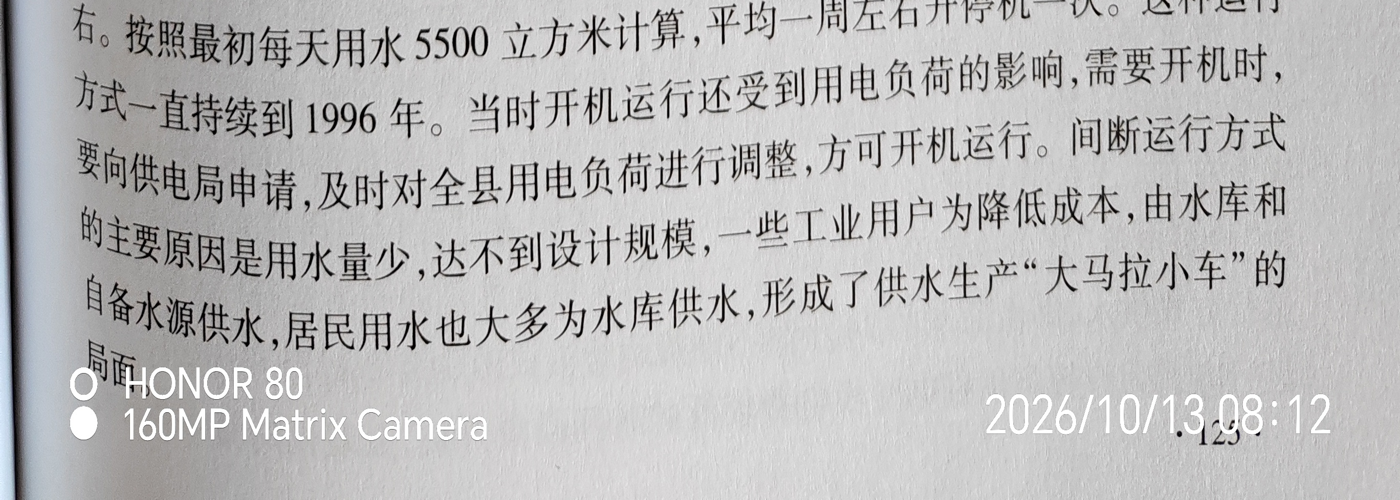
#> input picture tmp/937952e1_bot2.png, 1400 x 500 px, given in place of 9cbff1c753aeca2a27421a04d7a8fdbc.jpg, which was not available
$ python crop3.py
#> lines starting #> are read from the running program, lines starting #| are printed output that depends on the picture; pictures that were not available may be replaced by others from this repository, and a replacement may not be noted
from PIL import Image
for n in ['9cbff1c753aeca2a27421a04d7a8fdbc.jpg','a1a2a852f47c3e145aac0f71838da31d.jpg']:
 im=Image.open('H:/二阶段/图片/'+n).convert('RGB')
#> im is the input picture: PIL image 1400x500 RGB; mean R, G, B 186.2, 185.7, 186.1
 for angle in [90,270]:
  x=im.rotate(angle,expand=True); w,h=x.size
  x.crop((0,int(h*.72),w,int(h*.98))).resize((1200,500)).save(f'H:/Python工程/提水工程项目/tmp/{n[:8]}_{angle}.png')
#> this loop made 2 passes
#> pass 1, `x = im.rotate(angle, expand=True)`:
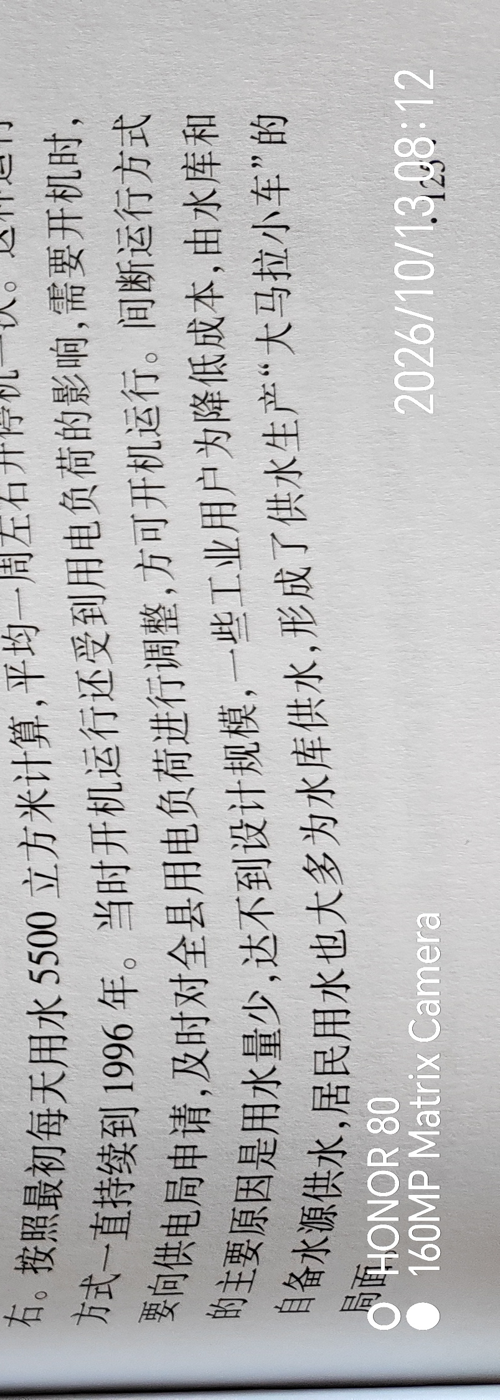
#> x: PIL image 500x1400 RGB; mean R, G, B 186.2, 185.7, 186.1
#> pass 1, `x.crop((0,int(h*.72),w,int(h*.98))).resize((1200,500)).save(f'H:/Pytho..`:
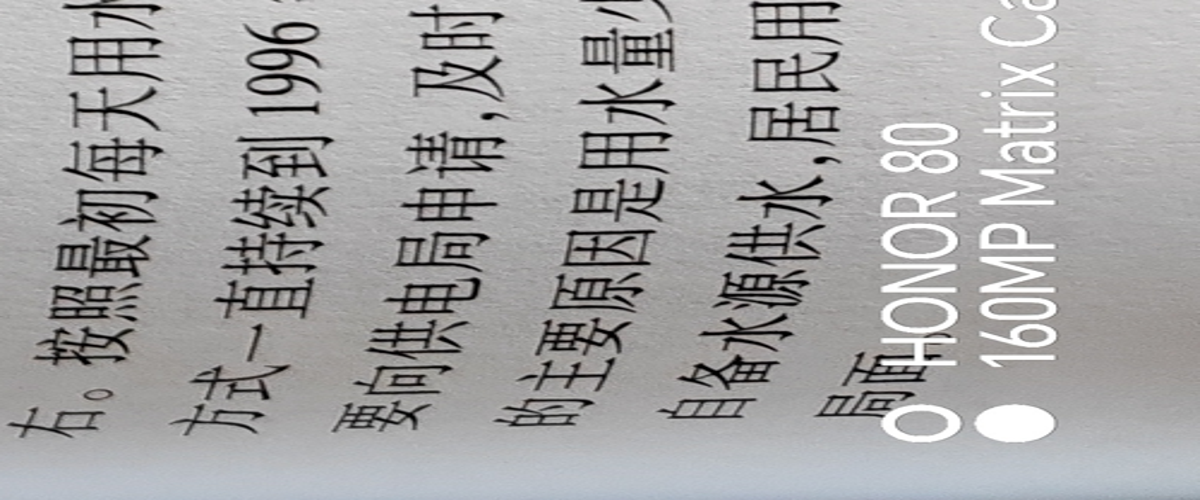
#> saved as 9cbff1c7_90.png: PIL image 1200x500 RGB; mean R, G, B 165.9, 165.4, 165.9
#> pass 2, `x = im.rotate(angle, expand=True)`:
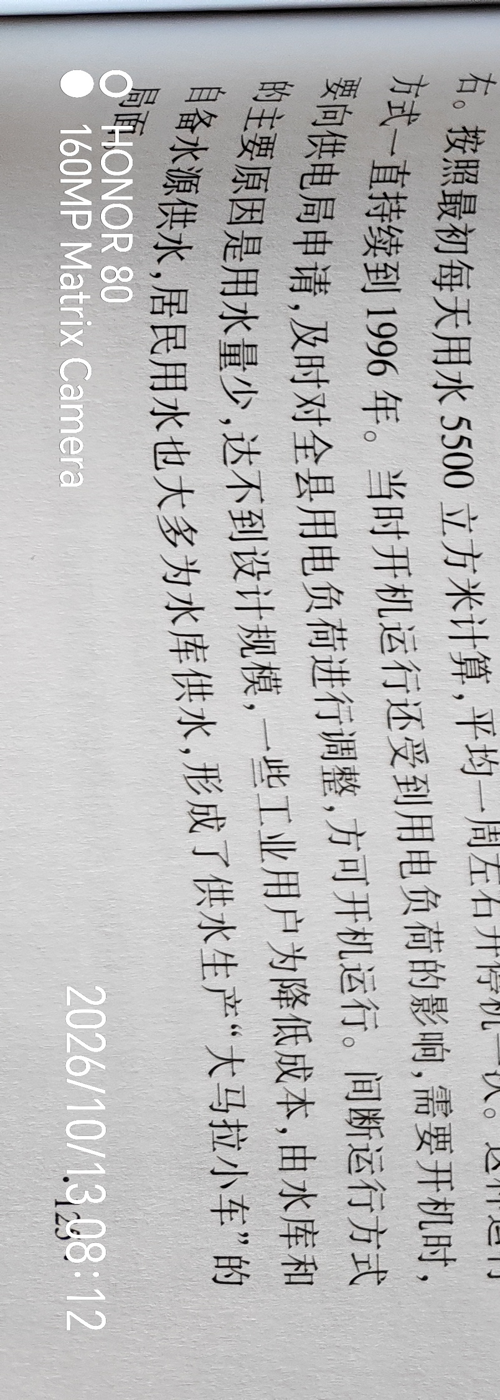
#> x: PIL image 500x1400 RGB; mean R, G, B 186.2, 185.7, 186.1
#> pass 2, `x.crop((0,int(h*.72),w,int(h*.98))).resize((1200,500)).save(f'H:/Pytho..`:
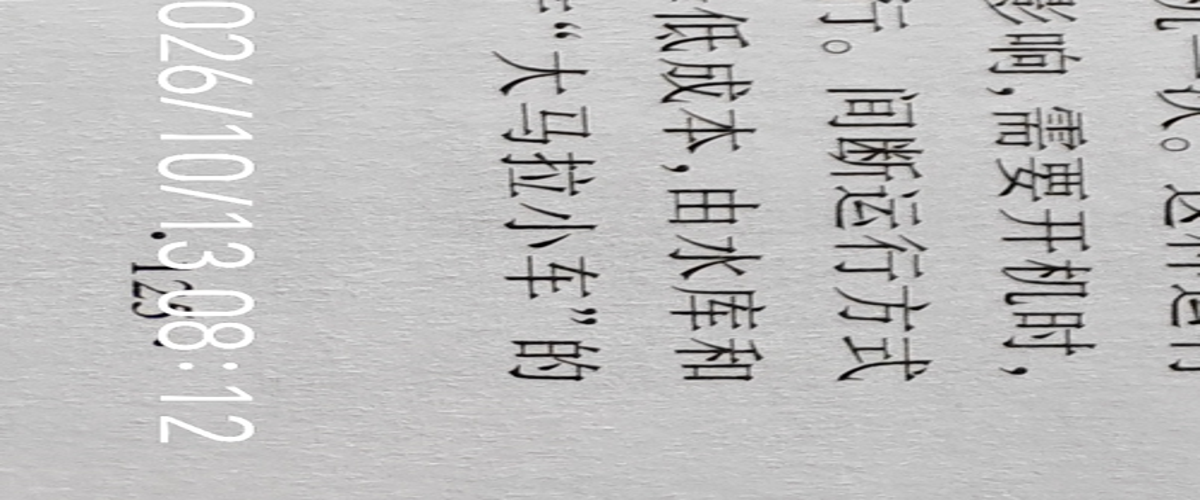
#> saved as 9cbff1c7_270.png: PIL image 1200x500 RGB; mean R, G, B 191.6, 191, 191.1
#> pass 2 of the loop `for n in ['9cbff1c753aeca2a27421a04d7a8fdbc.jpg','a1a2a852f47c3e145aac..`:
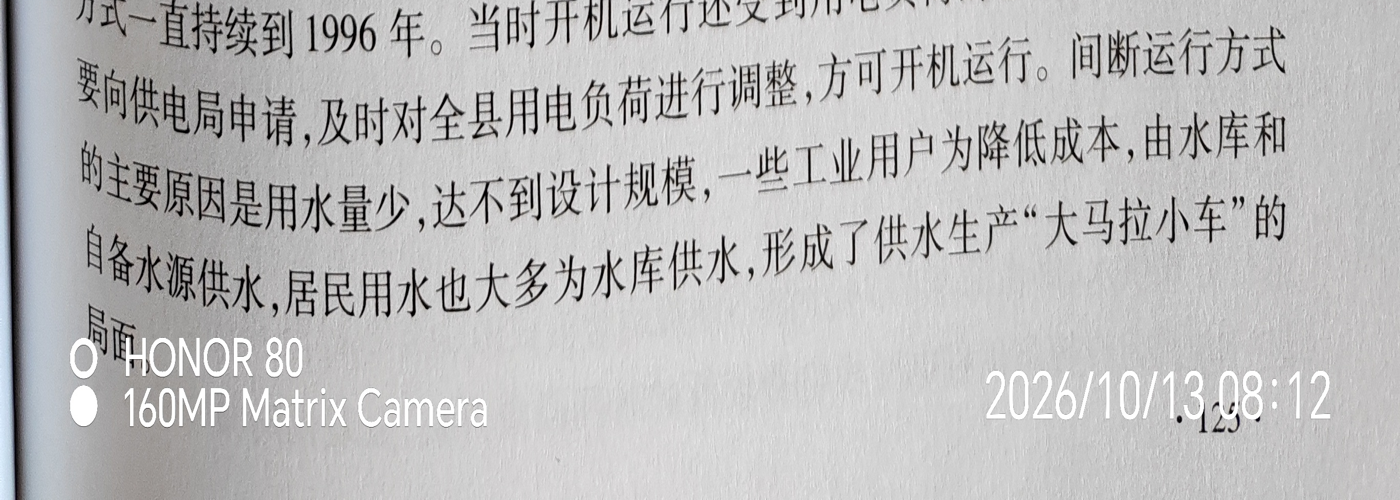
#> input picture tmp/937952e1_bottom.png, 1400 x 500 px, given in place of a1a2a852f47c3e145aac0f71838da31d.jpg, which was not available
#> im is the input picture: PIL image 1400x500 RGB; mean R, G, B 187.6, 187.1, 187.5
#> the loop `for angle in [90,270]:` made 2 passes
#> pass 1, `x.crop((0,int(h*.72),w,int(h*.98))).resize((1200,500)).save(f'H:/Pytho..`:
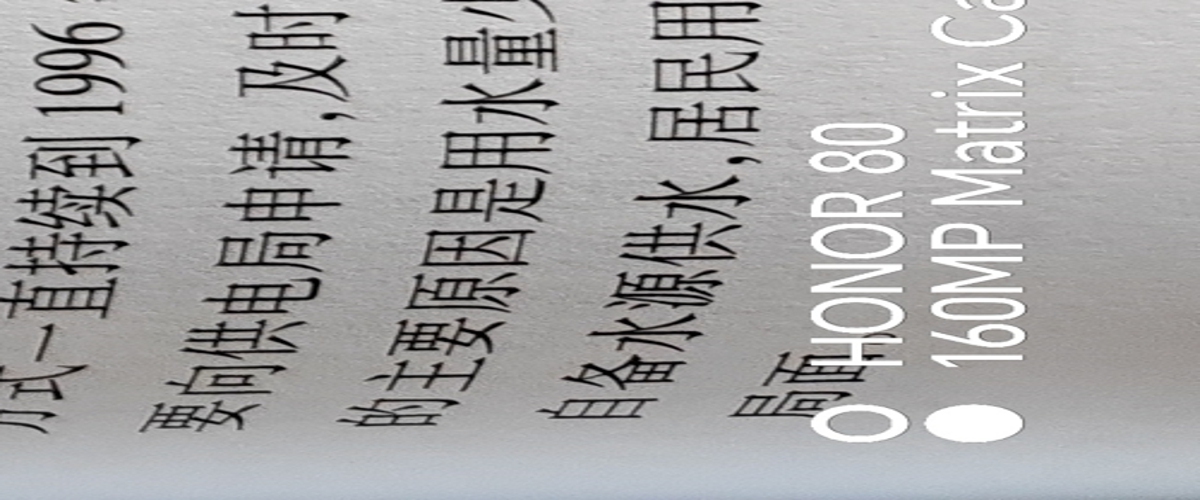
#> saved as a1a2a852_90.png: PIL image 1200x500 RGB; mean R, G, B 167, 166.4, 167
#> pass 2, `x.crop((0,int(h*.72),w,int(h*.98))).resize((1200,500)).save(f'H:/Pytho..`:
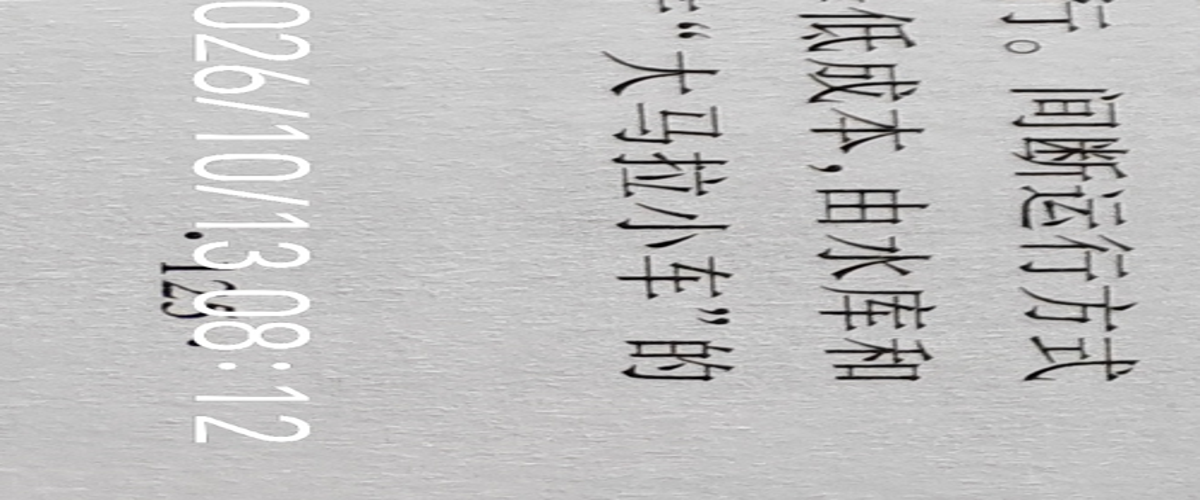
#> saved as a1a2a852_270.png: PIL image 1200x500 RGB; mean R, G, B 193.2, 192.7, 192.8
